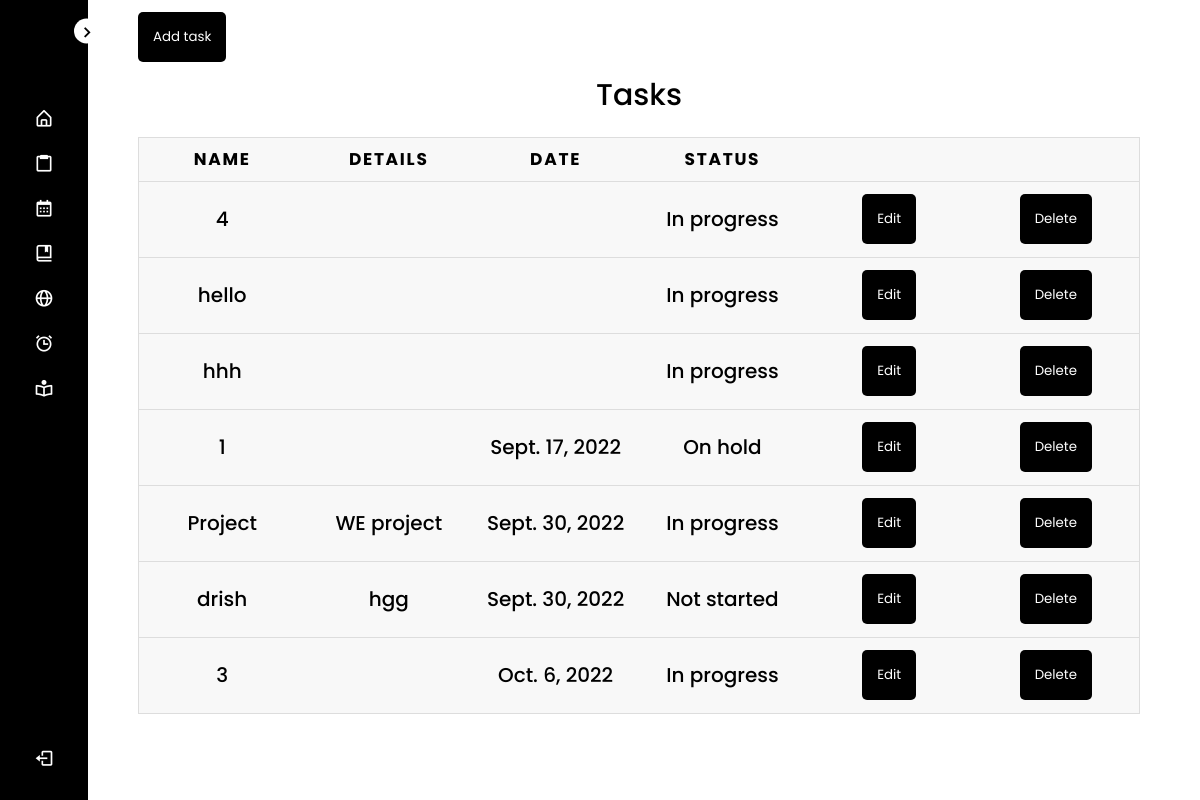
/tasks/ (signed in), run on an earlier commit of the app's database.
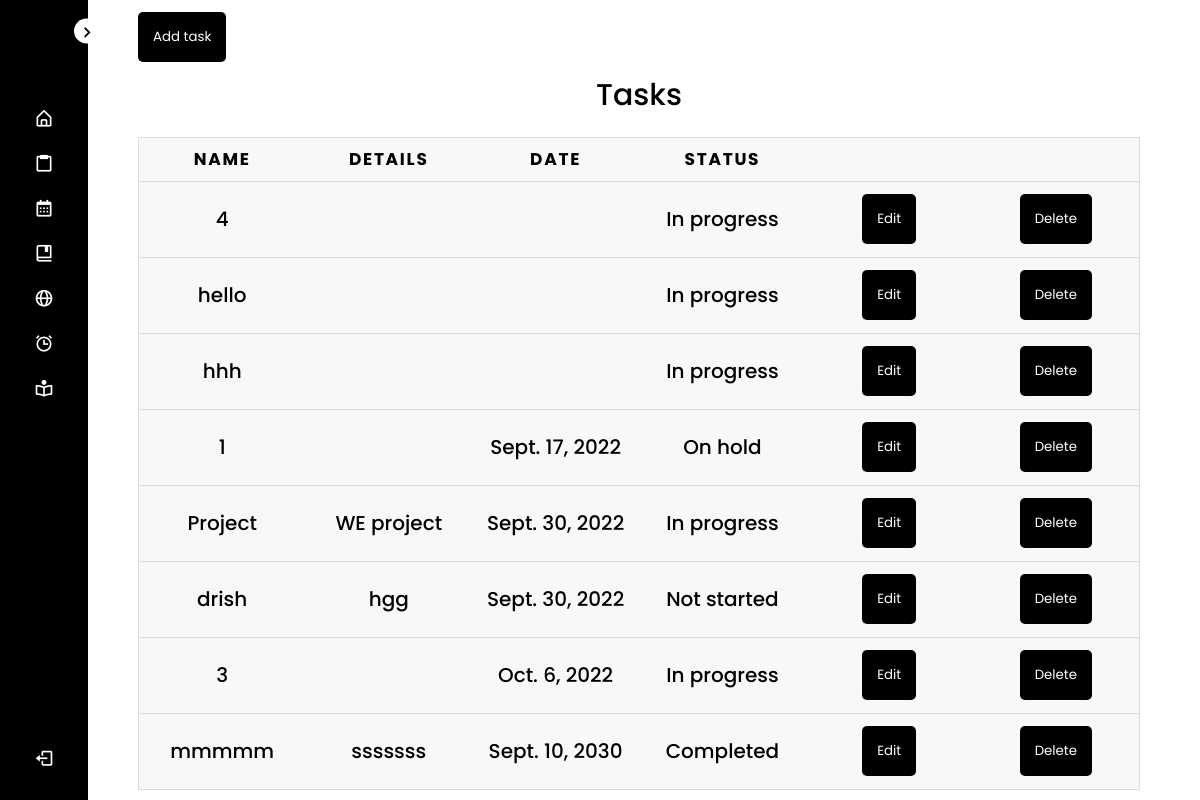
And on a later commit of the database.
### backend/models.py (models this page shows, shortened)
class Task(models.Model):
    STATUS = (
    ('Not started', 'Not started'),
    ('Completed', 'Completed'),
    ('On hold', 'On hold'),
    ('In progress', 'In progress')
    )
    user = models.ForeignKey(User, on_delete=models.CASCADE, null=True)
    name = models.CharField(max_length=100, null=True)
    details = models.CharField(max_length=500, null=True, blank=True)
    date = models.DateField(max_length=100, null=True, blank=True)
    status = models.CharField(max_length=50, choices=STATUS, null=True, default='In progress')
    date_created = models.DateTimeField(auto_now_add=True)
    class Meta:
        ordering = ['date']

### backend/views.py (the view)
# urls.py: path('tasks/', views.tasks, name = "Tasks"),
@login_required(login_url='Log in')
def tasks(request):
    task_list = Task.objects.filter(user=request.user)
    context = {
        'task_list': task_list
    }
    return render(request, 'tasks.html', context)

### backend/templates/tasks.html (shortened to what this page needs)
<!DOCTYPE html>
<html lang="en">
<head>
  {% load static %}
  <link rel="stylesheet" type="text/css" href="{% static 'css/table.css' %}">
</head>
<body>
  {% include 'components/navbar.html' %}
  <section class="home">
    <div class="text2">
      <div style="position:sticky;width: 100%;top: 0;background-color: #fff;">
        <button class="button">
          <a href="{% url 'Add Tasks' %}">
            Add task
          </a>
        </button>
      </div>
      <table>
        <caption>Tasks</caption>
        <thead>
          <tr>
            <th scope="col">Name</th>
            <th scope="col">Details</th>
            <th scope="col">Date</th>
            <th scope="col">Status</th>
            <th scope="col"> </th>
            <th scope="col"> </th>
          </tr>
        </thead>
        <tbody>
          {% for item in task_list %}
          <tr>
            <td data-label="Name">{{ item.name }}</td>
            <td data-label="Details">{{ item.details|default_if_none:'' }}</td>
            <td data-label="Date">{{ item.date|default_if_none:'' }}</td>
            <td data-label="Status">{{ item.status }}</td>
            <td data-label="Edit">
              <button class="button">
                <a href="{% url 'Edit Tasks' item.id %}">
                  Edit
                </a>
              </button>
            </td>
            <td data-label="Delete">
              <button class="button">
                <a href="{% url 'Delete Tasks' item.id %}">
                  Delete
                </a>
              </button>
            </td>
          </tr>
          {% endfor %}
        </tbody>
      </table>
    </div>
  </section>
</body>
</html>

What changed in the data, as far as the page shows it:
added Task: name "mmmmm", details "sssssss", date "Sept. 10, 2030", status "Completed"
